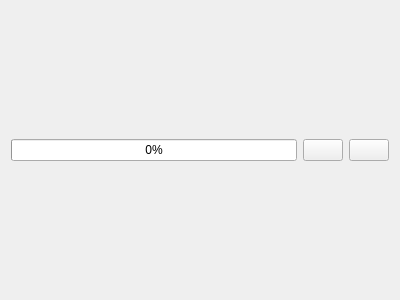
<?xml version="1.0" encoding="UTF-8"?>
<ui version="4.0">
 <class>DownloadForm</class>
 <widget class="QWidget" name="DownloadForm">
  <property name="geometry">
   <rect>
    <x>0</x>
    <y>0</y>
    <width>400</width>
    <height>300</height>
   </rect>
  </property>
  <property name="windowTitle">
   <string>Form</string>
  </property>
  <layout class="QHBoxLayout" name="horizontalLayout">
   <item>
    <widget class="QProgressBar" name="progressBar">
     <property name="value">
      <number>0</number>
     </property>
    </widget>
   </item>
   <item>
    <widget class="QPushButton" name="pushButton">
     <property name="text">
      <string/>
     </property>
    </widget>
   </item>
   <item>
    <widget class="QPushButton" name="pushButton_2">
     <property name="text">
      <string/>
     </property>
    </widget>
   </item>
  </layout>
 </widget>
 <resources/>
 <connections/>
</ui>
